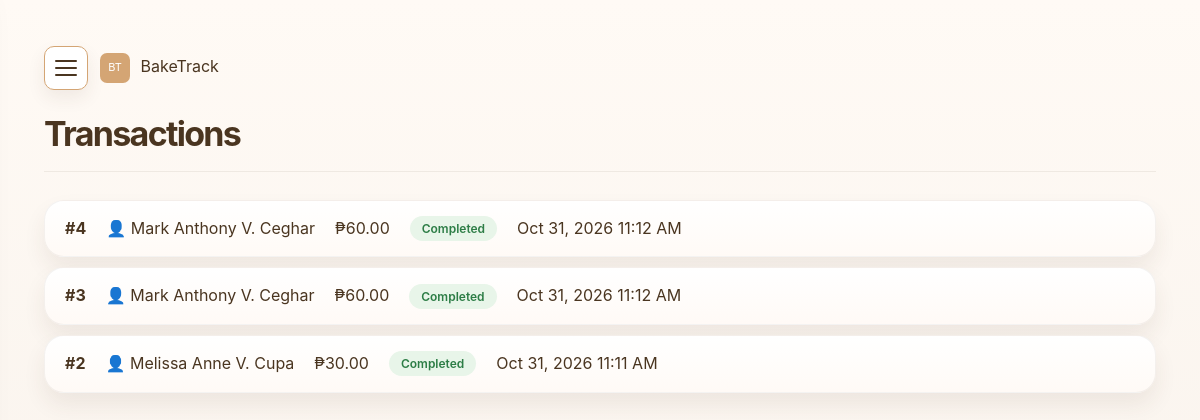
/admin.php?page=transactions (signed in), run on the app's committed database.
### tables this page shows
CREATE TABLE `transactions` (
  `id` int NOT NULL,
  `user_id` int NOT NULL,
  `order_id` int DEFAULT NULL,
  `amount` decimal(10,2) NOT NULL DEFAULT '0.00',
  `type` varchar(30) NOT NULL,
  `status` varchar(30) NOT NULL DEFAULT 'pending',
  `receipt` text,
  `transaction_date` timestamp NULL DEFAULT CURRENT_TIMESTAMP
);

CREATE TABLE `users` (
  `id` int NOT NULL,
  `username` varchar(100) NOT NULL,
  `password` varchar(255) NOT NULL,
  `email` varchar(255) NOT NULL,
  `fullname` varchar(255) NOT NULL,
  `role` varchar(30) NOT NULL DEFAULT 'customer',
  `birthdate` date DEFAULT NULL,
  `darkmode` tinyint(1) NOT NULL DEFAULT '0',
  `anonymous` tinyint(1) NOT NULL DEFAULT '0',
  `created_at` timestamp NULL DEFAULT CURRENT_TIMESTAMP
);

### admin.php (the view, shortened to what this page needs)
<?php
require_once 'includes/functions.php';
$user_id = $_SESSION['user_id'];
$requested_page = $_GET['page'] ?? 'dashboard';
$page = $requested_page;
$user = $conn->query("SELECT * FROM users WHERE id = $user_id")->fetch_assoc();
?>
<!DOCTYPE html>
<html lang="en">
<head>
    <link rel="stylesheet" href="css/style.css">
</head>
<body class="<?= !empty($user['darkmode']) ? 'dark-mode' : '' ?>" data-live-orders="<?= $page === 'orders' ? 'true' : 'false' ?>">
    <div class="dashboard-container">
        <main class="main-content">
            <div class="dashboard-mobile-header">
                <button class="dashboard-menu-toggle" type="button" aria-expanded="false" aria-controls="dashboard-sidebar" aria-label="Open navigation menu">
                    <span></span><span></span><span></span>
                </button>
                <span class="dashboard-mobile-brand"><span class="brand-mark" aria-hidden="true">BT</span> BakeTrack</span>
            </div>
            <?php if ($page === 'transactions'): ?>
            <div class="page-header">
                <h1>Transactions</h1>
            </div>
            <div class="transactions-list">
                <?php
                $transactions = $conn->query("SELECT t.*, u.fullname as user FROM transactions t
                    JOIN users u ON t.user_id = u.id
                    ORDER BY t.transaction_date DESC");
                if ($transactions->num_rows > 0):
                while ($trans = $transactions->fetch_assoc()):
                ?>
                <div class="transaction-item">
                    <div class="trans-info">
                        <span class="trans-id">#<?= $trans['id'] ?></span>
                        <span class="trans-user">👤 <?= htmlspecialchars($trans['user']) ?></span>
                        <span class="trans-amount">₱<?= number_format($trans['amount'], 2) ?></span>
                        <span class="trans-status <?= $trans['status'] ?>"><?= ucfirst($trans['status']) ?></span>
                        <span class="trans-date"><?= date('M d, Y h:i A', strtotime($trans['transaction_date'])) ?></span>
                    </div>
                </div>
                <?php endwhile; ?>
                <?php else: ?>
                <p class="empty-state">📭 No transactions yet</p>
                <?php endif; ?>
            </div>
            <?php endif; ?>
        </main>
    </div>
</body>
</html>

### css/style.css (style rules this page uses)
:root { --primary: #8B6914; --primary-dark: #6B4F0E; --secondary: #D4A574; --accent: #F5E6D3; --dark: #4A3520; --light: #FFF8F0; --surface: #ffffff; --surface-muted: #F9F2E7; --success: #4CAF50; --danger: #E74C3C; --warning: #F39C12; --shadow: 0 4px 20px rgba(74, 53, 32, 0.08); --shadow-lg: 0 10px 40px rgba(74, 53, 32, 0.12); --radius: 18px; --radius-lg: 24px; --transition: all 0.28s cubic-bezier(0.2, 0.8, 0.2, 1); }
* { margin: 0; padding: 0; box-sizing: border-box; }
html { scroll-behavior: smooth; }
body { font-family: -apple-system, BlinkMacSystemFont, 'Segoe UI', 'Roboto', 'Oxygen', 'Ubuntu', 'Cantarell', 'Fira Sans', 'Droid Sans', 'Helvetica Neue', sans-serif; background: linear-gradient(180deg, #FFF8F0 0%, #fef7ed 100%); color: var(--dark); min-height: 100vh; line-height: 1.6; -webkit-font-smoothing: antialiased; -moz-osx-font-smoothing: grayscale; }
.brand-mark { display: inline-flex; align-items: center; justify-content: center; width: 30px; height: 30px; margin-right: 6px; border-radius: 7px; background: var(--secondary); color: white; font-size: 11px; letter-spacing: 0; vertical-align: middle; }
.dashboard-container { display: flex; min-height: 100vh; position: relative; }
.main-content { margin-left: 0; padding: 32px; flex: 1 1 auto; width: 100%; max-width: none; background: linear-gradient(180deg, #fffaf5 0%, #f7f1ea 100%); min-height: 100vh; transition: margin-left 0.28s ease; }
.page-header { display: flex; justify-content: space-between; align-items: center; margin-bottom: 25px; flex-wrap: wrap; gap: 15px; padding-bottom: 16px; border-bottom: 1px solid rgba(74, 53, 32, 0.08); }
.page-header h1 { color: var(--dark); font-size: clamp(2rem, 2.2vw, 2.8rem); letter-spacing: -0.05em; margin: 0; }
.transactions-list { display: flex; flex-direction: column; gap: 10px; }
.transaction-item { background: linear-gradient(180deg, #ffffff 0%, #fffaf6 100%); border-radius: 20px; box-shadow: 0 12px 22px rgba(74, 53, 32, 0.08); padding: 15px 20px; display: flex; justify-content: space-between; align-items: center; flex-wrap: wrap; gap: 10px; border: 1px solid rgba(74, 53, 32, 0.06); }
.trans-info { display: flex; align-items: center; gap: 20px; flex-wrap: wrap; }
.trans-id { font-weight: 700; }
.trans-status { padding: 3px 12px; border-radius: 15px; font-size: 12px; font-weight: 600; }
.trans-status.completed { background: #e8f5e9; color: #2d7d46; }
html { scroll-padding-top: 20px; }
body { overflow-x: hidden; }
button, input, select, textarea { font: inherit; }
button, a, input, select, textarea { -webkit-tap-highlight-color: transparent; }
.dashboard-container { min-height: 100dvh; }
.main-content { width: 100%; min-width: 0; margin-left: 0; padding: clamp(24px, 4vw, 44px); transition: margin-left 0.28s ease, width 0.28s ease; }
.page-header { margin-bottom: 28px; }
.page-header h1 { font-size: clamp(25px, 3vw, 34px); line-height: 1.2; }
.dashboard-mobile-header { display: flex; align-items: center; gap: 12px; min-height: 48px; margin-bottom: 22px; position: sticky; top: 0; z-index: 120; }
.dashboard-menu-toggle { display: inline-flex; width: 44px; height: 44px; padding: 10px; flex-direction: column; justify-content: center; gap: 5px; border: 1px solid var(--secondary); border-radius: 10px; background: white; cursor: pointer; box-shadow: 0 8px 18px rgba(74, 53, 32, 0.08); }
.dashboard-menu-toggle span { display: block; width: 100%; height: 2px; border-radius: 2px; background: var(--dark); }

### data on the page
transactions: id "4", user.fullname "Mark Anthony V. Ceghar", amount "60.00", status "Completed", transaction_date "Oct 31, 2026 11:12 AM"
transactions: id "3", user.fullname "Mark Anthony V. Ceghar", amount "60.00", status "Completed", transaction_date "Oct 31, 2026 11:12 AM"
transactions: id "2", user.fullname "Melissa Anne V. Cupa", amount "30.00", status "Completed", transaction_date "Oct 31, 2026 11:11 AM"
